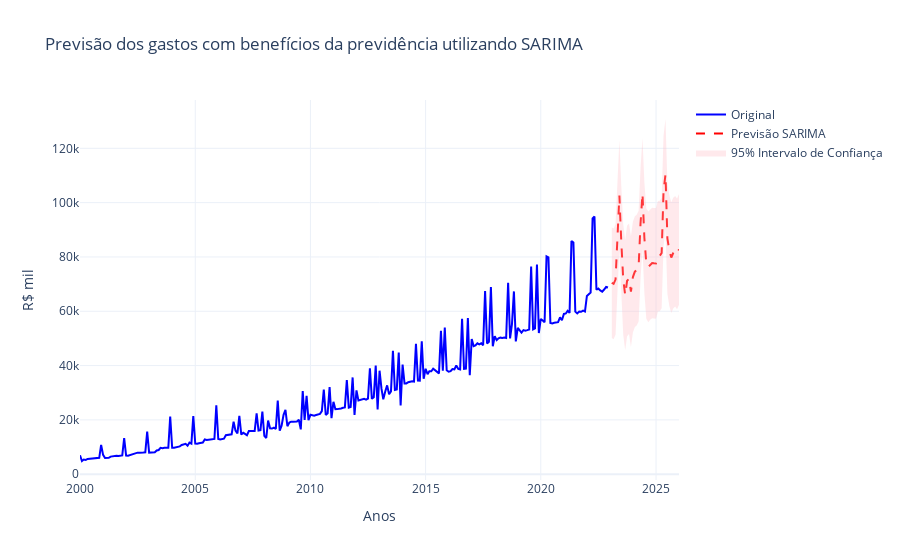

Notebook source saved alongside this figure:
### Code cell
# Criando a figura interativa
fig = go.Figure()

# Configurar o Plotly para exibir no VS Code primeiro
pio.renderers.default = "vscode"

# Linha da série original
fig.add_trace(go.Scatter(
    x=df_sarima.index,
    y=df_sarima['Valor'],
    mode='lines',
    name='Original',
    line=dict(color='blue')
))

# Linha da previsão SARIMA
fig.add_trace(go.Scatter(
    x=forecast_index,
    y=forecast_values,
    mode='lines',
    name='Previsão SARIMA',
    line=dict(color='red', dash='dash')
))

# Área do intervalo de confiança
fig.add_trace(go.Scatter(
    x=list(forecast_index) + list(forecast_index[::-1]),
    y=list(upper_bound) + list(lower_bound[::-1]),
    fill='toself',
    fillcolor='rgba(255, 182, 193, 0.3)',  # Cor rosa com transparência
    line=dict(color='rgba(255,255,255,0)'),
    name='95% Intervalo de Confiança'
))

# Configurações do layout
fig.update_layout(
    title='Previsão dos gastos com benefícios da previdência utilizando SARIMA',
    xaxis_title='Anos',
    yaxis_title='R$ mil',
    template='plotly_white',
    hovermode='x',
)

# Exibir gráfico no VS Code
fig.show()
